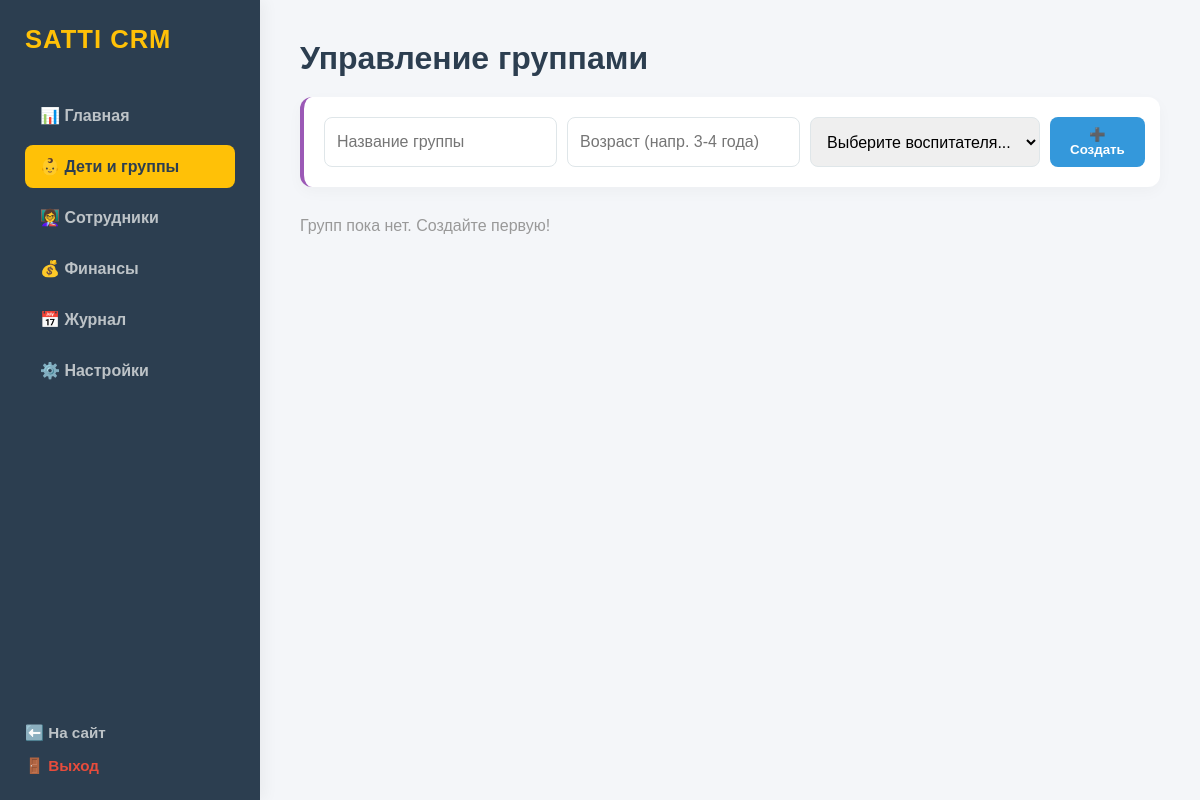
Before: /groups (signed in) with the older database file.
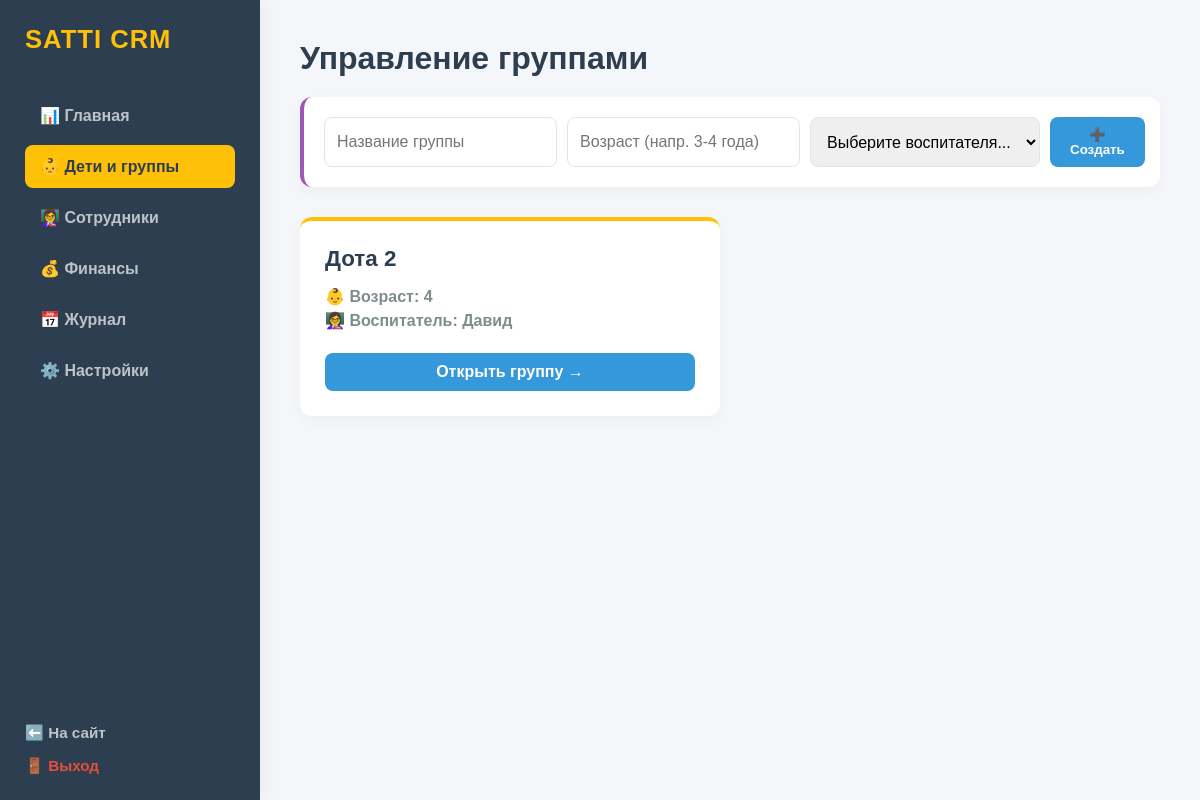
After: the same page with the newer database file.
### tables this page shows
CREATE TABLE groups 
                 (id INTEGER PRIMARY KEY AUTOINCREMENT, name TEXT, age_range TEXT, teacher_name TEXT);

### app.py (the view)
@app.route('/groups')
def groups_page():
    if not session.get('logged_in'): return redirect('/login')
    conn = get_db_connection()
    c = conn.cursor()
    c.execute("SELECT * FROM groups")
    groups_list = c.fetchall()
    c.execute("SELECT * FROM staff")
    staff_list = c.fetchall()
    conn.close()
    return render_template('groups.html', groups=groups_list, staff=staff_list)

### app.py (called while the page is built)
def get_db_connection():
    return sqlite3.connect(DB_PATH)

### templates/groups.html (shortened to what this page needs)
<!DOCTYPE html>
<html lang="ru">
<head>
    <link rel="stylesheet" href="{{ url_for('static', filename='css/crm.css') }}">
    <link rel="stylesheet" href="{{ url_for('static', filename='css/mobile.css') }}">
</head>
<body>
    <div class="sidebar">
        <a href="/dashboard" class="logo">SATTI CRM</a>
        <div class="menu">
            <a href="/dashboard">📊 Главная</a>
            <a href="/groups" class="active">👶 Дети и группы</a> <a href="/staff">👩‍🏫 Сотрудники</a>
            <a href="/finance">💰 Финансы</a>
            <a href="/journal">📅 Журнал</a>
            <a href="/settings">⚙️ Настройки</a>
        </div>
        <br>
        <div style="margin-top: auto;">
            <a href="/" style="color: #bdc3c7; text-decoration: none; font-size: 0.95rem; display: block; margin-bottom: 15px; font-weight: bold;">⬅️ На сайт</a>
            <a href="/logout" style="color: #e74c3c; text-decoration: none; font-size: 0.95rem; font-weight: bold;">🚪 Выход</a>
        </div>
    </div>
    <div class="main-content">
        <h1>Управление группами</h1>
        <form action="/add_group" method="POST" class="group-form">
            <input type="text" name="group_name" placeholder="Название группы" maxlength="50" required style="flex: 2;">
            <input type="text" name="age_range" placeholder="Возраст (напр. 3-4 года)" maxlength="20" required style="flex: 1;">
            <select name="teacher_name" required style="flex: 2;">
                <option value="" disabled selected>Выберите воспитателя...</option>
            </select>
            <button type="submit" class="btn btn-primary">➕ Создать</button>
        </form>
        <div class="groups-grid">
            {% for group in groups %}
            <div class="group-card">
                <h3>{{ group[1] }}</h3>
                <p class="group-info">👶 Возраст: {{ group[2] }}</p>
                <p class="group-info">👩‍🏫 Воспитатель: {{ group[3] }}</p>
                <br>
                <a href="/group/{{ group[0] }}" class="btn btn-primary" style="display: block; text-align: center; text-decoration: none;">Открыть группу →</a>
            </div>
            {% else %}
            <p style="color: #999;">Групп пока нет. Создайте первую!</p>
            {% endfor %}
        </div>
    </div>
</body>
</html>

Changed rows visible on the page:
added groups: name "Дота 2", age_range "4", teacher_name "Давид"
Other visible differences:
text no longer shown: "Групп пока нет. Создайте первую!"
